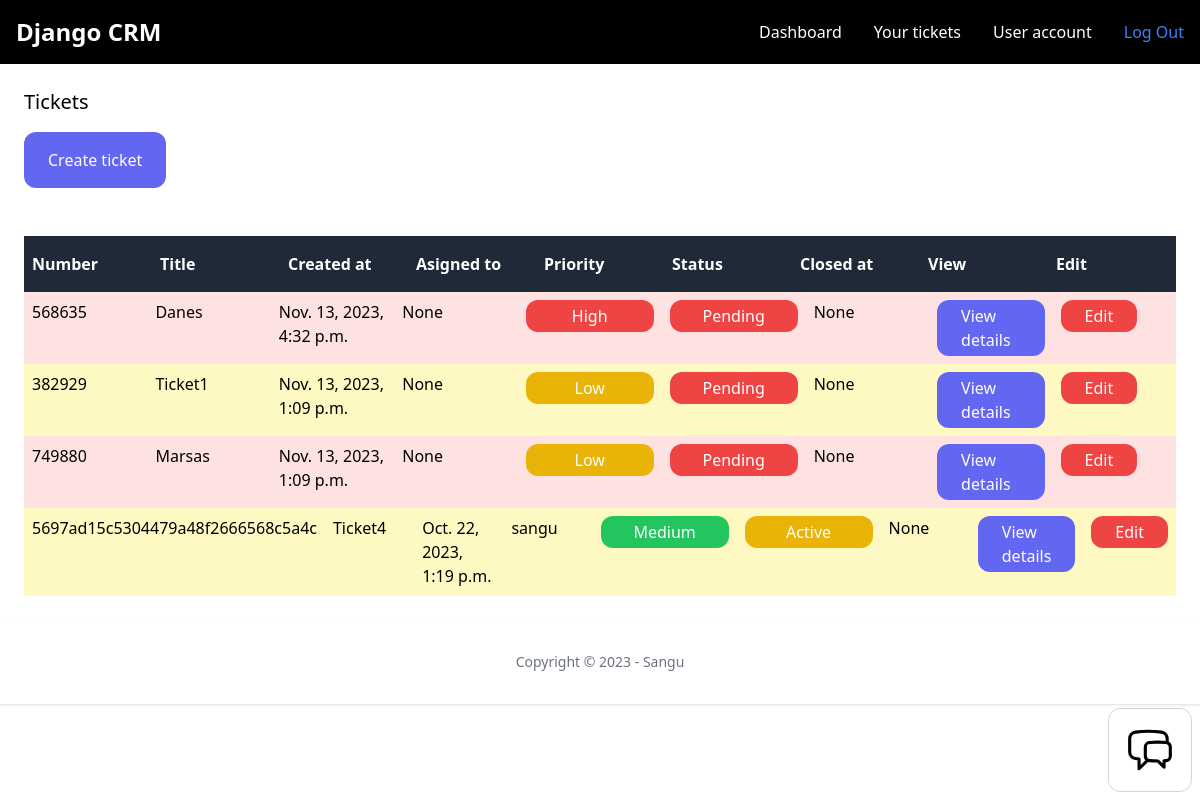
/dashboard/tickets/ (signed in), run on an earlier commit of the app's database.
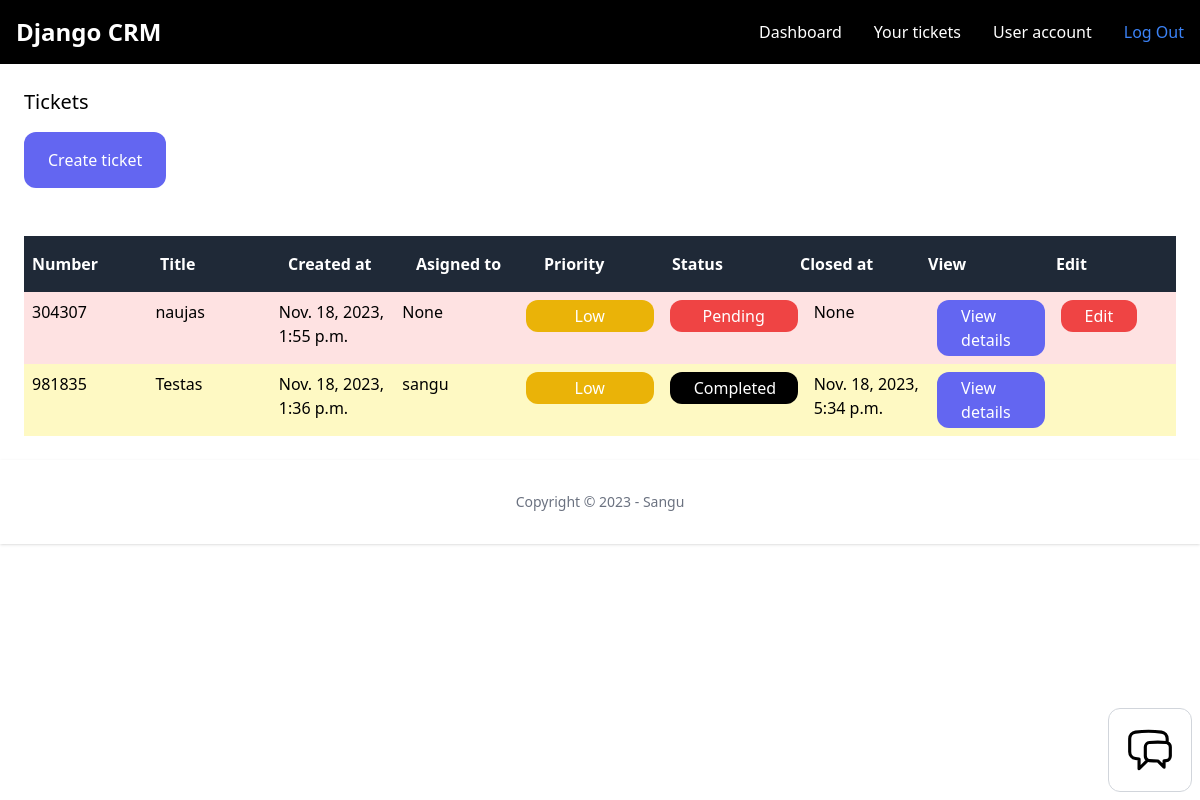
And on a later commit of the database.
### ticket/models.py (models this page shows, shortened)
class Ticket(models.Model):
    ACTIVE = 'active'
    COMPLETED = 'completed'
    PENDING = 'pending'
    CHOICES_STATUS = (
        (ACTIVE, 'Active'),
        (COMPLETED, 'Completed'),
        (PENDING, 'Pending'),
    )
    LOW = 'low'
    MEDIUM = 'medium'
    HIGH = 'high'
    CHOICES_PRIORITY = (
        (LOW, 'Low'),
        (MEDIUM, 'Medium'),
        (HIGH, 'High'),
    )
    ticket_number = models.CharField(max_length=15, unique=True)
    title = models.CharField(max_length=100)
    description = models.TextField(blank=True, null=True)
    created_by = models.ForeignKey(User, related_name='tickets', on_delete=models.CASCADE)
    created_at = models.DateTimeField(auto_now_add=True)
    modified_at = models.DateTimeField(auto_now=True)
    assign_to = models.ForeignKey(User, on_delete=models.DO_NOTHING, null=True, blank=True)
    is_resolved = models.BooleanField(default=False)
    accepted_at = models.DateTimeField(null=True, blank=True)
    closed_at = models.DateTimeField(null=True, blank=True)
    status = models.CharField(max_length=15, choices=CHOICES_STATUS, default=PENDING)
    priority = models.CharField(max_length=15, choices=CHOICES_PRIORITY, default=MEDIUM)
    solution = models.TextField(blank=True, null=True)
    class Meta:
        ordering = ['-created_at', 'priority', 'ticket_number']

### user/models.py (models this page shows)
class User(AbstractUser):
    phone = models.TextField(blank=True, null=True)
    is_customer = models.BooleanField(default=True)
    is_manager = models.BooleanField(default=False)

### ticket/views.py (the view)
# urls.py: path('', views.ticket_list, name='list'),
@login_required
def ticket_list(request):
    if request.user.is_manager:
        tickets = Ticket.objects.all()
    else:
        tickets = Ticket.objects.filter(created_by=request.user)
    return render(request, 'ticket/tickets_list.html', {
        'tickets': tickets
    })

### chat/context_processors.py (called while the page is built)
def chat_waiting(request):
    waiting_chat = Room.objects.filter(status='waiting')
    return {'waiting_chat': waiting_chat}

### team/context_processors.py (called while the page is built)
def active_team(request):
    if request.user.is_authenticated:
        if request.user.userprofile.active_team:
            active_team = request.user.userprofile.active_team
        else:
            active_team = Team.objects.filter(created_by=request.user)[0]
    else:
        active_team = None
    return {'active_team': active_team}

### ticket/context_processors.py (called while the page is built)
def pending_tickets(request):
    pending_tickets = 0
    if request.user.is_authenticated:
        if request.user.is_manager:
            pending_tickets = Ticket.objects.filter(status='pending')
        else:
            pending_tickets = pending_tickets
    else:
        pending_tickets = pending_tickets
    return {'pending_tickets': pending_tickets}

def workspace_tickets(request):
    if request.user.is_authenticated:
        workspace_tickets = Ticket.objects.filter(assign_to=request.user, is_resolved=False)
    else:
        workspace_tickets = 0
    return {'workspace_tickets': workspace_tickets}

### ticket/templates/ticket/tickets_list.html (shortened to what this page needs)
{% extends 'app/base.html'  %}
{% block content %}
<div class="py-6 px-6">
    <h1 class="mb-4 text-xl">Tickets</h1>
    <a href="{% url 'tickets:add' %}" class="inline-block py-4 px-6 bg-indigo-500 rounded-xl text-white">Create ticket</a>
    <br>
    <br>
    {% if tickets %}
    <div class="mt-6 flex justify-between">
        <p class="py-4 px-2 bg-gray-800 font-semibold w-full text-white">Number</p>
        <p class="py-4 px-2 bg-gray-800 font-semibold w-full text-white">Title</p>
        <p class="py-4 px-2 bg-gray-800 font-semibold w-full text-white">Created at</p>
        <p class="py-4 px-2 bg-gray-800 font-semibold w-full text-white">Asigned to</p>
        <p class="py-4 px-2 bg-gray-800 font-semibold w-full text-white">Priority</p>
        <p class="py-4 px-2 bg-gray-800 font-semibold w-full text-white">Status</p>
        {% if request.user.is_customer %}
        <p class="py-4 px-2 bg-gray-800 font-semibold w-full text-white">Closed at</p>
        {% endif %}
        <p class="py-4 px-2 bg-gray-800 font-semibold w-full text-white">View</p>
        <p class="py-4 px-2 bg-gray-800 font-semibold w-full text-white">Edit</p>
    </div>
    {% for ticket in tickets %}
    <div class="flex justify-between">
        <p class="py-2 px-2 w-full {% cycle 'bg-red-100' 'bg-yellow-100' %}">
            {{ ticket.ticket_number }}
        </p>
        <p class="py-2 px-2 w-full {% cycle 'bg-red-100' 'bg-yellow-100' %}">
            {{ ticket.title }}
        </p>
        <p class="py-2 px-2 w-full {% cycle 'bg-red-100' 'bg-yellow-100' %}">
            {{ ticket.created_at }}
        </p>
        <p class="py-2 px-2 w-full {% cycle 'bg-red-100' 'bg-yellow-100' %}">
            {{ ticket.assign_to }}
        </p>
        <p class="py-2 px-2 w-full {% cycle 'bg-red-100' 'bg-yellow-100' %}">
            {% if ticket.priority == 'low' %}
            <span class="inline-block py-1 px-6 bg-yellow-500 rounded-xl text-white w-32 text-center">{{ ticket.get_priority_display }}</span>
            {% elif ticket.priority == 'medium' %}
            <span class="inline-block py-1 px-6 bg-green-500 rounded-xl text-white w-32 text-center">{{ ticket.get_priority_display }}</span>
            {% elif ticket.priority == 'high' %}
            <span class="inline-block py-1 px-6 bg-red-500 rounded-xl text-white w-32 text-center">{{ ticket.get_priority_display }}</span>
            {% endif %}
        </p>
        <p class="py-2 px-2 w-full {% cycle 'bg-red-100' 'bg-yellow-100' %}">
            {% if ticket.status == 'active' %}
            <span class="inline-block py-1 px-6 bg-yellow-500 rounded-xl text-white w-32 text-center">{{ ticket.get_status_display }}</span>
            {% elif ticket.status == 'completed' %}
            <span class="inline-block py-1 px-6 bg-black rounded-xl text-white w-32 text-center">{{ ticket.get_status_display }}</span>
            {% elif ticket.status == 'pending' %}
            <span class="inline-block py-1 px-6 bg-red-500 rounded-xl text-white w-32 text-center">{{ ticket.get_status_display }}</span>
            {% endif %}
        </p>
        {% if request.user.is_customer %}
        <p class="py-2 px-2 w-full {% cycle 'bg-red-100' 'bg-yellow-100' %}">
            {{ ticket.closed_at }}
        </p>
        {% endif %}
        <p class="py-2 px-2 w-full {% cycle 'bg-red-100' 'bg-yellow-100' %}">
            <a href="{% url 'tickets:detail' ticket.id %}" class="inline-block py-1 px-6 bg-indigo-500 rounded-xl text-white">View details</a>
        </p>
        <p class="py-2 px-2 w-full {% cycle 'bg-red-100' 'bg-yellow-100' %}">
            {% if not ticket.is_resolved %}
            <a href="{% url 'tickets:edit' ticket.id %}" class="inline-block py-1 px-6 bg-red-500 rounded-xl text-white">Edit</a>
            {% endif %}
        </p>
    </div>
    {% endfor %}
    {% else %}
    <p class="mt-6 px-2">There are no tickets in the database yet...</p>
    {% endif %}
</div>
{% endblock %}

What changed in the data, as far as the page shows it:
removed Ticket: ticket_number "568635", title "Danes", created_at "Nov. 13, 2023, 4:32 p.m.", assign_to "None", priority "High", status "Pending", closed_at "None", is_resolved "Edit"
removed Ticket: ticket_number "382929", title "Ticket1", created_at "Nov. 13, 2023, 1:09 p.m.", assign_to "None", priority "Low", status "Pending", closed_at "None", is_resolved "Edit"
removed Ticket: ticket_number "749880", title "Marsas", created_at "Nov. 13, 2023, 1:09 p.m.", assign_to "None", priority "Low", status "Pending", closed_at "None", is_resolved "Edit"
removed Ticket: ticket_number "5697ad15c5304479a48f2666568c5a4c", title "Ticket4", created_at "Oct. 22, 2023, 1:19 p.m.", assign_to "sangu", priority "Medium", status "Active", closed_at "None", is_resolved "Edit"
added Ticket: ticket_number "304307", title "naujas", created_at "Nov. 18, 2023, 1:55 p.m.", assign_to "None", priority "Low", status "Pending", closed_at "None", is_resolved "Edit"
added Ticket: ticket_number "981835", title "Testas", created_at "Nov. 18, 2023, 1:36 p.m.", assign_to "sangu", priority "Low", status "Completed", closed_at "Nov. 18, 2023, 5:34 p.m."
